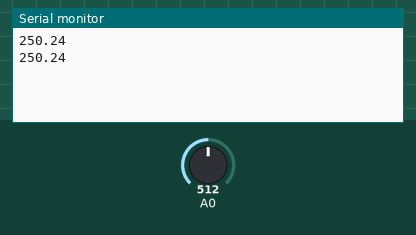
Recording of a sketch running on a simulated Arduino Uno, built with avr-gcc and run on an emulated ATmega328P. On the bench: the last lines printed to the serial monitor. The inputs (shaded band) are chosen by the test bench; at power-on: A0 = 512.

Above: at 2.8 s.
2.9 s: A0 set to 716
At 5.1 s:
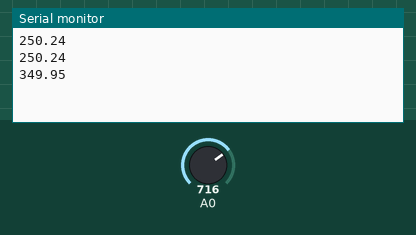
5.6 s: A0 set to 900
At 6.6 s:
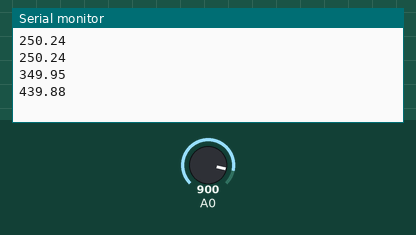
Timing chart, 0 to 8.6 s (numbered marks = the images above; inputs shaded):
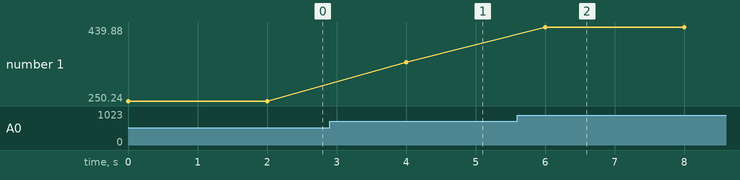

Measured:
- after the input at 2.9 s, the serial monitor: prints a new line after 1.1 s (image 1)
- after the input at 5.6 s, the serial monitor: prints a new line after 0.40 s (image 2)
- plotted number 1: 250.24 → 349.95 after the input at 2.9 s, 349.95 → 439.88 after the input at 5.6 s

The sketch:

arduino__test_temperature_send_it_to_app.ino
```cpp
/*

 作用:使用arduino模拟口测量室内温度

*/
void setup() {

  Serial.begin(9600);         //使用9600速率进行串口通讯
}

void loop() {

  int n = analogRead(A0);    //读取A0口的电压值

  float vol = n * (5.0 / 1023.0*100);   //使用浮点数存储温度数据，温度数据由电压值换算得到

  Serial.println(vol);                   //串口输出温度数据
  delay(2000);                           //等待2秒，控制刷新速度
}
```
